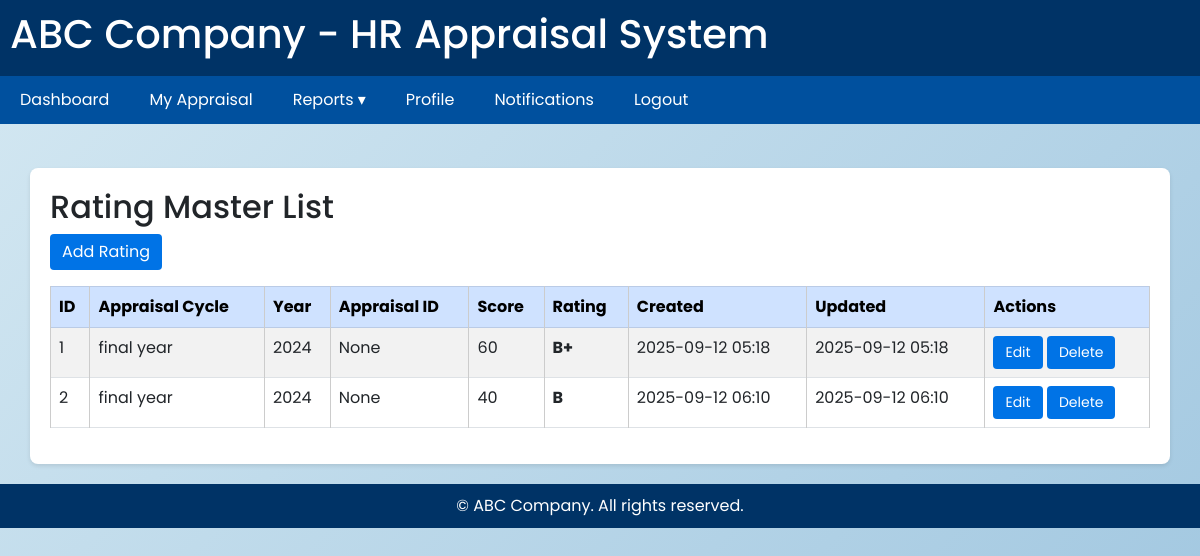
/masters/ratings/, run on the app's committed database.
### masters/models.py (models this page shows, shortened)
class RatingMaster(models.Model):
    appraisal_cycle = models.CharField(max_length=100)   # text, not FK
    current_year = models.CharField(max_length=9)
    appraisal_id = models.IntegerField(blank=True,null=True)
    rating_score = models.IntegerField(blank=True,null=True)
    rating = models.CharField(max_length=100)
    create_date_time = models.DateTimeField(auto_now_add=True)
    update_date_time = models.DateTimeField(auto_now=True)

### masters/views.py (the view)
# urls.py: path("ratings/", views.rating_list, name="rating_list"),
def rating_list(request):
    ratings = RatingMaster.objects.all()
    return render(request, "masters/rating_list.html", {"ratings": ratings})

### masters/context_processors.py (called while the page is built)
def role_name(request):
    if request.user.is_authenticated:
        try:
            employee = Employee.objects.get(user=request.user)
            return {"role_name": employee.role.role_name.lower()}
        except Employee.DoesNotExist:
            return {"role_name": None}
    return {"role_name": None}

### templates/masters/rating_list.html (shortened to what this page needs)
{% extends "base.html" %}
{% block content %}
<div class="container mt-4">
  <h2>Rating Master List</h2>
  <a href="{% url 'masters:rating_create' %}" class="btn btn-success mb-3">Add Rating</a>
  <table class="table table-bordered table-striped">
    <thead class="table-primary">
      <tr>
        <th>ID</th>
        <th>Appraisal Cycle</th>
        <th>Year</th>
        <th>Appraisal ID</th>
        <th>Score</th>
        <th>Rating</th>
        <th>Created</th>
        <th>Updated</th>
        <th>Actions</th>
      </tr>
    </thead>
    <tbody>
      {% for rating in ratings %}
      <tr>
        <td>{{ rating.id }}</td>
        <td>{{ rating.appraisal_cycle }}</td>
        <td>{{ rating.current_year }}</td>
        <td>{{ rating.appraisal_id }}</td>
        <td>{{ rating.rating_score }}</td>
        <td><strong>{{ rating.rating }}</strong></td>
        <td>{{ rating.create_date_time|date:"Y-m-d H:i" }}</td>
        <td>{{ rating.update_date_time|date:"Y-m-d H:i" }}</td>
        <td>
          <a href="{% url 'masters:rating_update' rating.id %}" class="btn btn-warning btn-sm">Edit</a>
          <a href="{% url 'masters:rating_delete' rating.id %}" class="btn btn-danger btn-sm">Delete</a>
        </td>
      </tr>
      {% empty %}
      <tr>
        <td colspan="9" class="text-center">No ratings found.</td>
      </tr>
      {% endfor %}
    </tbody>
  </table>
</div>
{% endblock %}

### static/style.css (style rules this page uses)
* { margin: 0; padding: 0; box-sizing: border-box; font-family: "Poppins", sans-serif; }
body { margin: 0; padding: 0; background: linear-gradient(135deg, #d4e8f2, #9ec5df); height: 100vh; overflow: hidden; }

### templates/base.html (style rules this page uses)
body { font-family: Arial, sans-serif; margin:0; background-color:#f5f9fc; }
.container { background:white; padding:20px; border-radius:8px; box-shadow:0 2px 4px rgba(0,0,0,0.1); }
table { border-collapse:collapse; width:100%; }
table, th, td { border:1px solid #ccc; }
th { background-color:#0073e6; color:white; }
td, th { padding:8px; text-align:left; }
.btn { background-color:#0073e6; color:white; padding:6px 12px; border:none; border-radius:4px; cursor:pointer; }

### data on the page
RatingMaster: id "1", appraisal_cycle "final year", current_year "2024", appraisal_id "None", rating_score "60", rating "B+", create_date_time "2025-09-12 05:18", update_date_time "2025-09-12 05:18"
RatingMaster: id "2", appraisal_cycle "final year", current_year "2024", appraisal_id "None", rating_score "40", rating "B", create_date_time "2025-09-12 06:10", update_date_time "2025-09-12 06:10"
